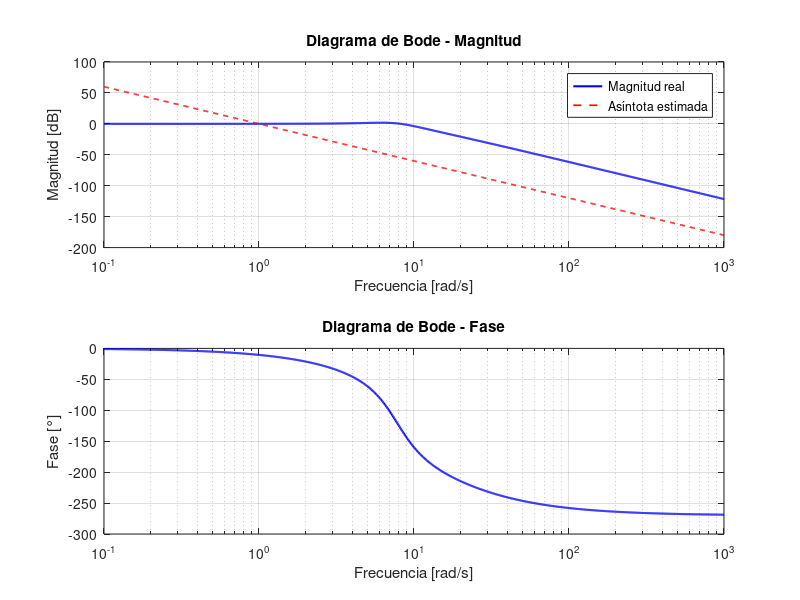

MATLAB code to generate this figure:
num = [834 15846 70056];
den = [1 40 623 5344 28672 70056];
H = tf(num, den);

w = logspace(-1, 3, 1000);
[mag, phase] = bode(H, w);
mag = squeeze(mag);
phase = squeeze(phase);
mag_dB = 20*log10(mag);

figure;
subplot(2,1,1);
semilogx(w, mag_dB, 'b', 'LineWidth', 1.5);
xlabel('Frecuencia [rad/s]');
ylabel('Magnitud [dB]');
title('Diagrama de Bode - Magnitud');
grid on;
hold on;

n_zeros = length(num) - 1;
n_polos = length(den) - 1;
ganancia_estatica = num(end) / den(end);
K_dB = 20 * log10(ganancia_estatica);
w0 = 1;
asintota_mag = K_dB - 60*log10(w / w0);
semilogx(w, asintota_mag, '--r', 'LineWidth', 1.2);
legend('Magnitud real', 'Asíntota estimada');

subplot(2,1,2);
semilogx(w, phase, 'b', 'LineWidth', 1.5);
xlabel('Frecuencia [rad/s]');
ylabel('Fase [°]');
title('Diagrama de Bode - Fase');
grid on;
